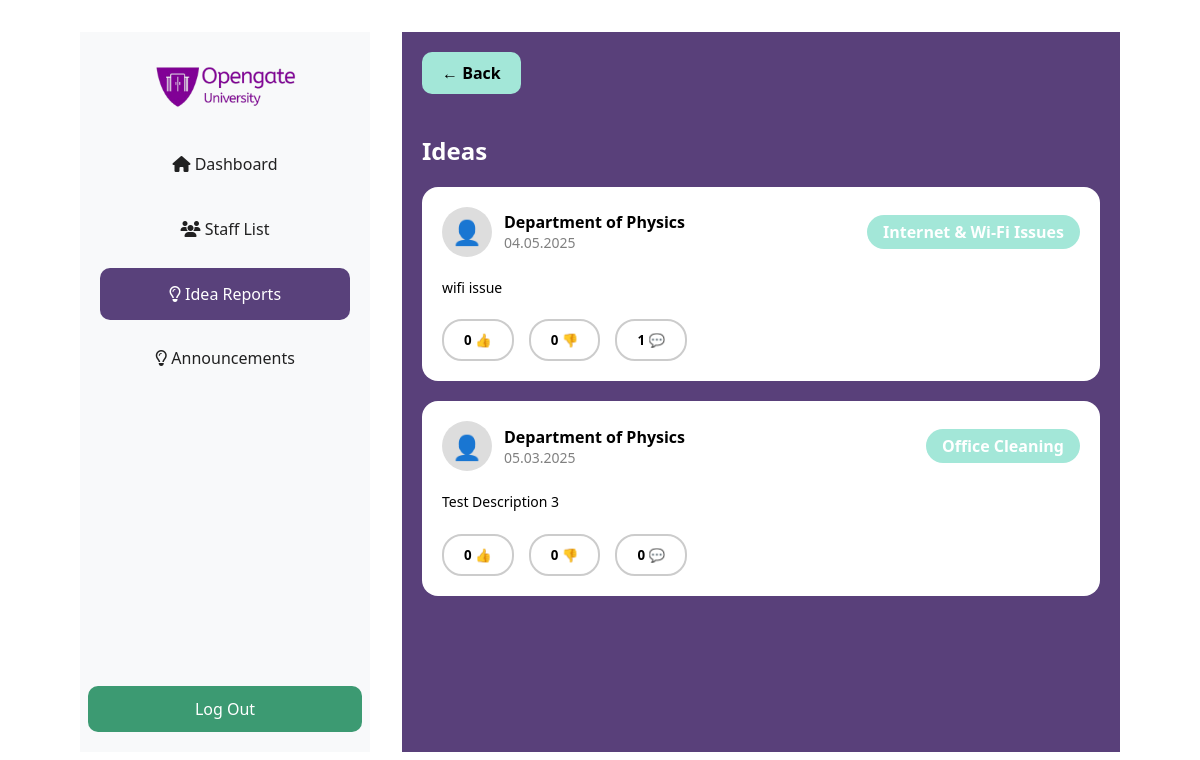
The page /EWSD/qa_coordinator_ideas_per_department.php?category_name=Department+of+Physics (signed in) on the database its author committed.
### tables this page shows
CREATE TABLE `maincategory` (
  `MainCategoryID` int(11) NOT NULL,
  `MainCategoryTitle` varchar(255) DEFAULT NULL,
  `Description` text DEFAULT NULL,
  `Status` varchar(255) DEFAULT NULL,
  `created_at` timestamp NOT NULL DEFAULT current_timestamp(),
  `updated_at` timestamp NOT NULL DEFAULT current_timestamp() ON UPDATE current_timestamp()
);

CREATE TABLE `ideas` (
  `idea_id` int(11) NOT NULL,
  `userID` int(11) DEFAULT NULL,
  `requestIdea_id` int(11) DEFAULT NULL,
  `SubCategoryID` int(11) DEFAULT NULL,
  `title` varchar(255) DEFAULT NULL,
  `description` text DEFAULT NULL,
  `img_path` text DEFAULT NULL,
  `status` varchar(255) DEFAULT NULL,
  `anonymousSubmission` tinyint(1) DEFAULT NULL,
  `created_at` timestamp NOT NULL DEFAULT current_timestamp(),
  `updated_at` timestamp NOT NULL DEFAULT current_timestamp() ON UPDATE current_timestamp()
);

CREATE TABLE `subcategory` (
  `SubCategoryID` int(11) NOT NULL,
  `MainCategoryID` int(11) DEFAULT NULL,
  `SubCategoryTitle` varchar(255) DEFAULT NULL,
  `Description` text DEFAULT NULL,
  `created_at` timestamp NOT NULL DEFAULT current_timestamp(),
  `updated_at` timestamp NOT NULL DEFAULT current_timestamp() ON UPDATE current_timestamp()
);

### EWSD/qa_coordinator_ideas_per_department.php (the view, shortened to what this page needs)
<?php
$connect = new Connect();
$connection = $connect->getConnection();
$categoryName = mysqli_real_escape_string($connection, $_GET['category_name']);
$topQuery = "SELECT
        mc.MainCategoryTitle,
        sc.SubCategoryTitle,
        i.idea_id,
        i.title AS idea_title,
        i.description AS idea_description,
        i.status AS idea_status,
        i.anonymousSubmission,
        i.created_at AS idea_created_at,
        i.updated_at AS idea_updated_at,
        dp.department_name AS department_name,
        COUNT(DISTINCT ic.ideacommentID) AS comment_count,
        COUNT(DISTINCT iv.ideavoteID) AS total_votes,
        SUM(CASE WHEN iv.votetype = 1 THEN 1 ELSE 0 END) AS upvotes,
        SUM(CASE WHEN iv.votetype = 2 THEN 2 ELSE 0 END) AS downvotes,
        GROUP_CONCAT(ic.ideacommentText SEPARATOR '||') AS comment_texts,
        GROUP_CONCAT(ic.created_at SEPARATOR '||') AS comment_dates
    FROM
        maincategory mc
    JOIN
        subcategory sc ON mc.MainCategoryID = sc.MainCategoryID
    LEFT JOIN
        ideas i ON sc.SubCategoryID = i.SubCategoryID
    LEFT JOIN
        idea_comment ic ON i.idea_id = ic.idea_id
    LEFT JOIN
        idea_vote iv ON i.idea_id = iv.idea_id
    LEFT JOIN
        users u ON u.user_id = i.userID
    LEFT JOIN
        departments dp ON dp.department_id = u.department_id
    WHERE
        dp.department_name = '$categoryName'
    GROUP BY
        mc.MainCategoryTitle,
        sc.SubCategoryTitle,
        i.idea_id
    ORDER BY
        -- mc.MainCategoryTitle,
        -- sc.SubCategoryTitle,
        i.created_at DESC";
$topResult = mysqli_query($connection, $topQuery);
$ideas = [];
while ($row = mysqli_fetch_assoc($topResult)) {
    $ideas[] = $row;
}
?>
<!DOCTYPE html>
<html lang="en">
<head>
    <link rel="stylesheet" href="style.css">
    <link rel="stylesheet" href="https://cdnjs.cloudflare.com/ajax/libs/font-awesome/6.4.2/css/all.min.css">
</head>
<body>
    <div class="admin-container">
        <div class="side-nav">
            <div class="logo text-center">
                <img src="Images/logo.png" alt="logo" width="150px" style="margin: 8px 0px;">
            </div>
            <a class="nav-link" href="qa_coordinator_home.php"><i class="fa-solid fa-house"></i> Dashboard</a>
            <a class="nav-link" href="qa_coordinator_staff_list.php"><i class="fa-solid fa-users"></i> Staff List</a>
            <a class="nav-link-active" href="qa_coordinator_idea_report.php"><i class="fa-regular fa-lightbulb"></i> Idea Reports</a>
            <a class="nav-link" href="qa_coordinator_annoucement.php"><i class="fa-regular fa-lightbulb"></i> Announcements</a>
            <a class=" logout" href="logout.php" onclick="return confirm('Do You Want To Log Out?')">Log Out</a>
        </div>
        <main class="content">
            <a href="qa_coordinator_idea_report.php" class="back-btn">← Back</a>
            <h2>Ideas</h2>
            <?php foreach ($ideas as $idea): ?>
                <div class="card">
                    <div class="user-info">
                        <div class="user-left">
                            <div class="avatar">👤</div>
                            <div>
                                <p class="dept-name"><?= htmlspecialchars($idea['department_name']) ?></p>
                                <p class="date"><?= date("d.m.Y", strtotime($idea['idea_created_at'])) ?></p>
                            </div>
                        </div>
                        <span class="subcategory"><?= htmlspecialchars($idea['SubCategoryTitle']) ?></span>
                    </div>
                    <p class="idea-text"><?= htmlspecialchars($idea['idea_description']) ?></p>
                    <div class="reactions">
                        <button><?= $idea['upvotes'] ?> 👍</button>
                        <button><?= $idea['downvotes'] ?> 👎</button>
                        <button onclick="openModal(<?= $idea['idea_id'] ?>)"><?= $idea['comment_count'] ?> 💬</button>
                    </div>
                </div>
            <?php endforeach; ?>
        </main>
    </div>
</body>
</html>

### EWSD/style.css (style rules this page uses)
* { font-family: 'Segoe UI', Tahoma, Geneva, Verdana, sans-serif; }
.admin-container { position: relative; margin: 2rem 5rem; display: flex; gap: 2rem; height: 90vh; }
.admin-container .side-nav { width: 250px; display: flex; flex-direction: column; align-items: center; gap: 0.8rem; }
.admin-container .side-nav .nav-link { text-decoration: none; color: #212121; padding: 15px 0px; transition: all 0.3s; width: 100%; text-align: center; border-radius: 10px; }
.admin-container .side-nav .nav-link-active { text-decoration: none; width: 100%; background-color: #59417B; color: #fff; text-align: center; padding: 2rem; border-radius: 10px; padding: 15px 0px; }
.side-nav { display: flex; flex-direction: column; width: 250px; background-color: #f8f9fa; padding: 20px; }
.logout { margin-top: auto; color: #fff; border-radius: 10px; background-color: red; padding: 15px 0px; transition: all 0.3s; width: 100%; text-align: center; border-radius: 10px; text-decoration: none; }

### EWSD/qa_coordinator_ideas_per_department.php (style rules this page uses)
body { font-family: 'Poppins', sans-serif; margin: 0; padding: 0; }
.back-btn { background-color: #A3E7D8; color: black; font-weight: 600; border: none; padding: 10px 20px; border-radius: 10px; display: inline-flex; align-items: center; gap: 8px; cursor: pointer; margin-bottom: 20px; text-decoration: none; }
.logout { margin-top: auto; background: #3c9a72; padding: 12px; color: white; border: none; width: 100%; border-radius: 10px; cursor: pointer; font-size: 16px; }
h2 { font-size: 24px; margin-bottom: 20px; }
.card { background: white; border-radius: 16px; padding: 20px; margin-bottom: 20px; color: black; }
.user-info { display: flex; align-items: center; justify-content: space-between; }
.user-left { display: flex; align-items: center; gap: 12px; }
.avatar { width: 50px; height: 50px; background: #ddd; border-radius: 50%; font-size: 24px; display: flex; align-items: center; justify-content: center; }
.dept-name { font-weight: 600; margin: 0; }
.date { color: gray; font-size: 14px; margin: 0; }
.content { flex: 1; background: rgb(89, 64, 122); color: white; padding: 20px; overflow-y: auto; }
.subcategory { background-color: #A3E7D8; padding: 6px 16px; border-radius: 20px; font-weight: 600; color: white; }
.idea-text { margin: 20px 0; font-size: 14px; line-height: 1.6; }
.reactions { display: flex; gap: 15px; justify-content: flex-start; }
.reactions button { padding: 10px 20px; border: 2px solid #ccc; border-radius: 20px; background: white; font-weight: 600; display: flex; align-items: center; gap: 8px; cursor: pointer; }

### rows shown on the page
maincategory: department_name "Department of Physics", ideas.created_at "04.05.2025", subcategory.SubCategoryTitle "Internet & Wi-Fi Issues", ideas.description "wifi issue", upvotes "0", downvotes "0", comment_count "1"
maincategory: department_name "Department of Physics", ideas.created_at "05.03.2025", subcategory.SubCategoryTitle "Office Cleaning", ideas.description "Test Description 3", upvotes "0", downvotes "0", comment_count "0"
